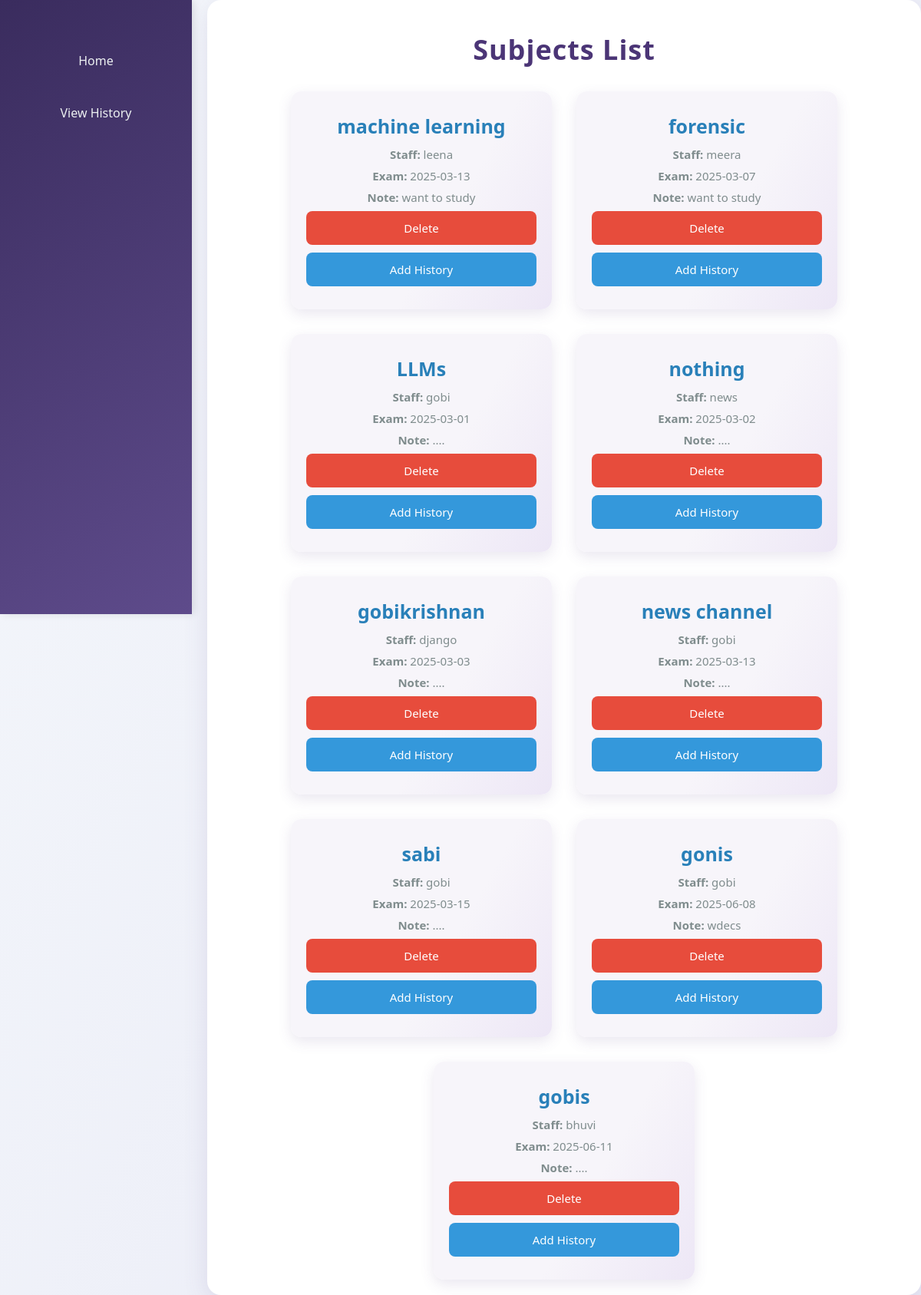
Screenshot of /view_subject with the database file from the repository.
### app.py (models this page shows)
class SubjectName(db.Model):
    id = db.Column(db.Integer, primary_key=True)
    namesub = db.Column(db.String(30), nullable=False)
    staffname = db.Column(db.String(30), nullable=False)
    examdate = db.Column(db.Date, nullable=False)
    note = db.Column(db.String(20), nullable=False)

### app.py (the view)
@app.route("/view_subject")
def view_subject():
    subjects = SubjectName.query.all()
    return render_template('view_subject.html', subjects=subjects)

### templates/view_subject.html (shortened to what this page needs)
<!DOCTYPE html>
<html lang="en">
<head>
    <link rel="stylesheet" href="{{ url_for('static', filename='modern.css') }}">
</head>
<body>
    <div class="sidebar">
        <a href="{{url_for('dashboard')}}">Home</a>
        <a href="{{ url_for('subject_history_page') }}">View History</a>
    </div>
    <div class="main-content">
        <h1>Subjects List</h1>
        <div class="subjects-container">
            {% for subject in subjects %}
            <div class="subject-card">
                <h3>{{ subject.namesub }}</h3>
                <p><strong>Staff:</strong> {{ subject.staffname }}</p>
                <p><strong>Exam:</strong> {{ subject.examdate }}</p>
                <p><strong>Note:</strong> {{ subject.note }}</p>
                <form action="{{ url_for('del_subject', namesub=subject.namesub) }}" method="POST">
                    <button type="submit" class="delete-btn">Delete</button>
                </form>
                <button type="button" class="post-btn" onclick="openForm('{{ subject.namesub }}')">Add History</button>
            </div>
            {% endfor %}
        </div>
    </div>
</body>
</html>

### static/modern.css (style rules this page uses)
* { box-sizing: border-box; margin: 0; padding: 0; font-family: 'Segoe UI', Arial, sans-serif; }
body { background: #f4f7fb; color: #222; min-height: 100vh; }
.sidebar { position: fixed; left: 0; top: 0; width: 220px; height: 100vh; background: linear-gradient(145deg, #3a2c5e, #5e4b8b); color: #fff; display: flex; flex-direction: column; align-items: center; padding-top: 40px; box-shadow: 3px 0 10px rgba(0,0,0,0.08); }
h1, h2, h3 { color: #3a2c5e; margin-bottom: 18px; }
input, button, select, textarea { border-radius: 6px; border: 1px solid #ccc; padding: 10px; font-size: 16px; margin-bottom: 12px; }
button, .btn { background: #5e4b8b; color: #fff; border: none; cursor: pointer; transition: background 0.2s; }
.delete-btn { background: #dc3545; }

### templates/view_subject.html (style rules this page uses)
body { background: linear-gradient(120deg, #f4f7fb 0%, #e9eaf6 100%); min-height: 100vh; margin: 0; padding: 0; overflow-x: hidden; }
.sidebar { width: 250px; height: 100vh; background: linear-gradient(145deg, #3a2c5e, #5e4b8b); color: #fff; padding-top: 50px; position: fixed; display: flex; flex-direction: column; align-items: center; box-shadow: 3px 0 10px rgba(0, 0, 0, 0.1); z-index: 100; }
.sidebar a { text-decoration: none; color: #ecf0f1; padding: 18px 25px; width: 100%; text-align: center; font-size: 16px; font-weight: 500; border-radius: 8px; margin-bottom: 10px; transition: background 0.3s, transform 0.2s; }
.main-content { margin-left: 270px; padding: 40px 20px 20px 20px; background: #fff; border-radius: 18px; box-shadow: 0 8px 32px rgba(90, 70, 140, 0.13); min-height: 90vh; position: relative; }
h1 { text-align: center; margin-bottom: 30px; font-size: 36px; color: #4b3576; letter-spacing: 1px; }
.subjects-container { display: flex; flex-wrap: wrap; gap: 32px; justify-content: center; }
.subject-card { background: linear-gradient(120deg, #f7f5fa 60%, #ede7f6 100%); padding: 28px 20px 20px 20px; border-radius: 14px; box-shadow: 0px 6px 18px rgba(90, 70, 140, 0.13); width: 340px; text-align: center; transition: box-shadow 0.3s, transform 0.2s; }
.subject-card h3 { font-size: 25px; color: #2980b9; margin-bottom: 10px; }
.subject-card p { font-size: 15px; color: #7f8c8d; margin-bottom: 8px; }
.subject-card form button, .subject-card .post-btn { width: 100%; margin-bottom: 10px; padding: 12px; border-radius: 8px; font-size: 15px; font-weight: 500; border: none; cursor: pointer; transition: background 0.2s, transform 0.2s; }
.subject-card .delete-btn { background: #e74c3c; color: #fff; }
.subject-card .post-btn { background: #3498db; color: #fff; }

### rows the page displays
SubjectName: namesub "machine learning", staffname "leena", examdate "2025-03-13", note "want to study"
SubjectName: namesub "forensic", staffname "meera", examdate "2025-03-07", note "want to study"
SubjectName: namesub "LLMs", staffname "gobi", examdate "2025-03-01", note "...."
SubjectName: namesub "nothing", staffname "news", examdate "2025-03-02", note "...."
SubjectName: namesub "gobikrishnan", staffname "django", examdate "2025-03-03", note "...."
SubjectName: namesub "news channel", staffname "gobi", examdate "2025-03-13", note "...."
SubjectName: namesub "sabi", staffname "gobi", examdate "2025-03-15", note "...."
SubjectName: namesub "gonis", staffname "gobi", examdate "2025-06-08", note "wdecs"
SubjectName: namesub "gobis", staffname "bhuvi", examdate "2025-06-11", note "...."
